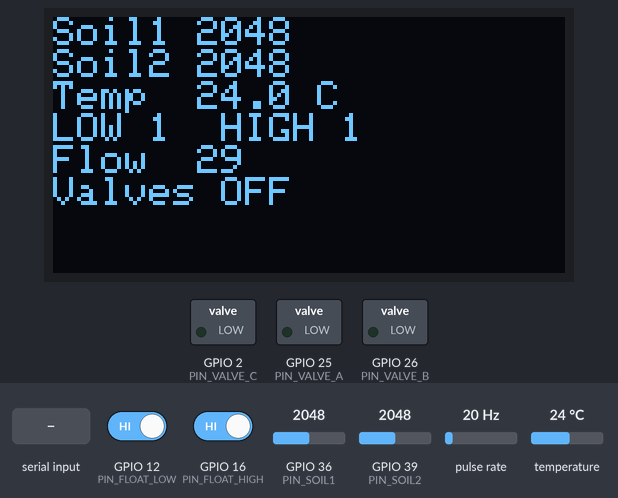
This sketch was run on a simulated ESP32. On the bench: 128×64 one-colour display, switched loads named in the sketch (green lamp = pin HIGH). Wiring (inferred from the names in the program): pulse sensor: data GPIO 14. Inputs (shaded band) come from the test bench; at power-on: pulse rate 20 Hz, temperature 24 °C, GPIO 36 (PIN_SOIL1) = 2048, GPIO 12 (PIN_FLOAT_LOW) HIGH, GPIO 16 (PIN_FLOAT_HIGH) HIGH, GPIO 39 (PIN_SOIL2) = 2048 (analog values on the 0–4095 scale). What the sketch prints to the serial monitor is not drawn.

Above: at 2.3 s.
2.4 s: "A" received over Serial
At 3.9 s:
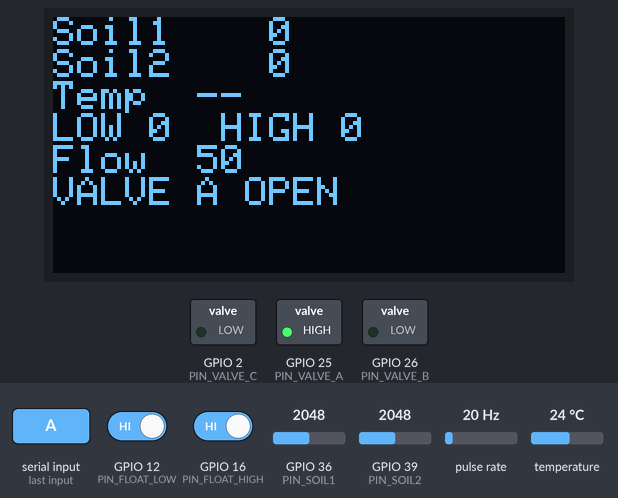
6.6 s: "B" received over Serial
At 7.4 s:
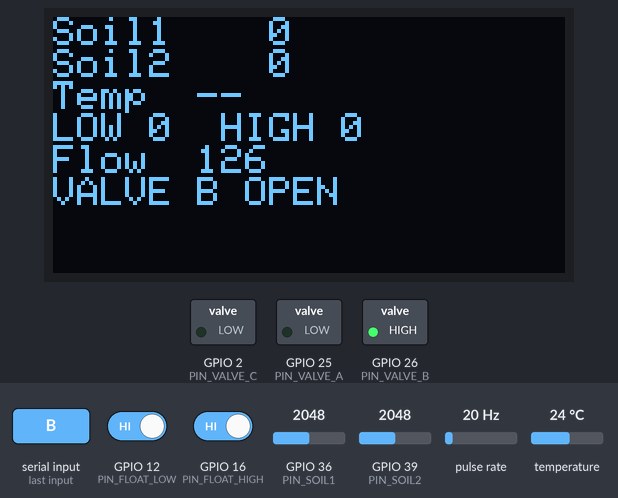
10.8 s: "C" received over Serial
At 12.8 s:
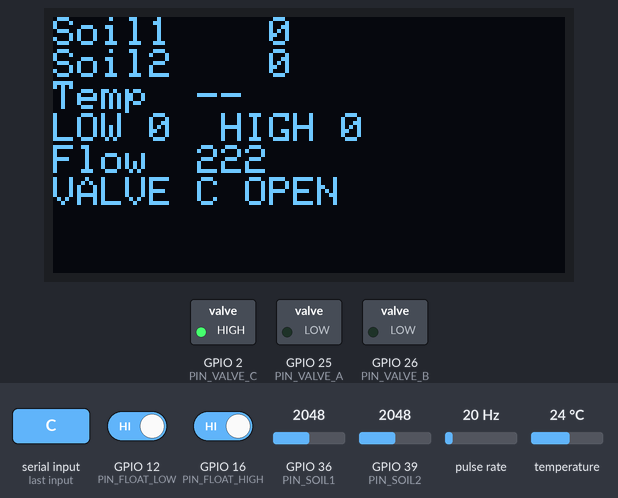
15.0 s: pulse rate (sensor on GPIO 14) set to 4 Hz
At 16.0 s:
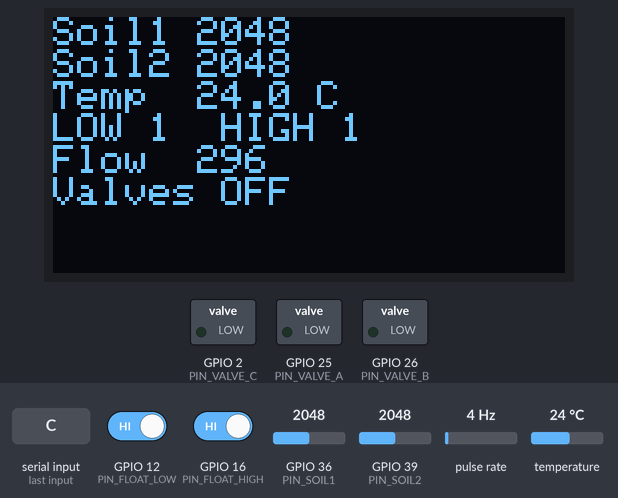
17.7 s: temperature set to 12 °C
At 18.9 s:
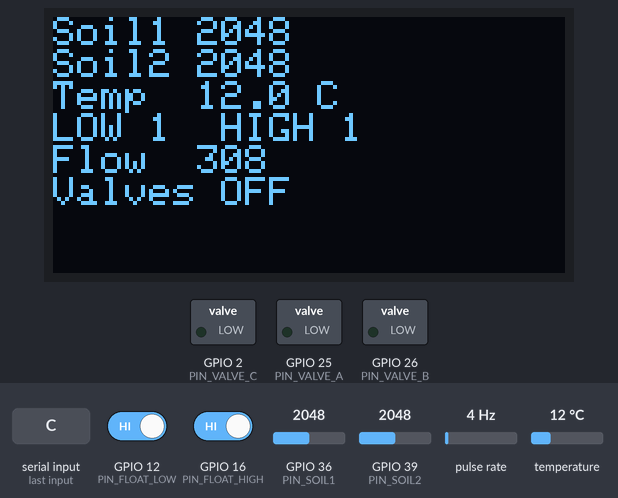
20.7 s: GPIO 36 (PIN_SOIL1) set to 2866
At 23.0 s:
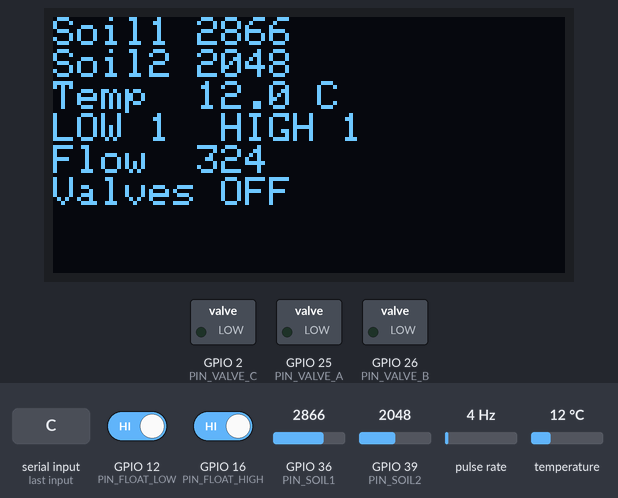
Timing chart, 0 to 24.5 s (numbered marks = the images above; inputs shaded):
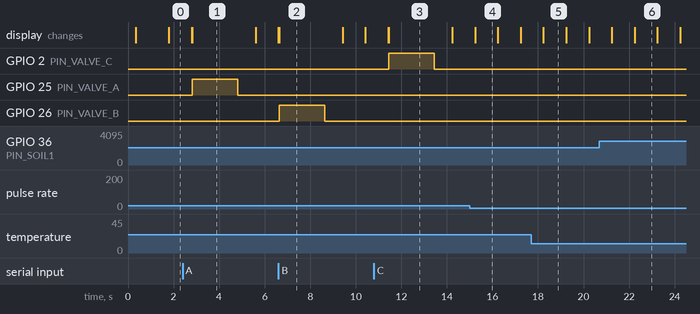

Measured:
- after the input at 2.4 s, GPIO 25 (PIN_VALVE_A): LOW → HIGH after 0.42 s, → LOW 2.0 s later; the display: first differs from a run without the input after 0.42 s (image 1)
- after the input at 6.6 s, GPIO 26 (PIN_VALVE_B): LOW → HIGH at once, → LOW 2.0 s later; the display: first differs from a run without the input at once (image 2)
- after the input at 10.8 s, GPIO 2 (PIN_VALVE_C): LOW → HIGH after 0.65 s, → LOW 2.0 s later; the display: first differs from a run without the input after 0.65 s (image 3)
- what the display in image 1 shows lasts 2.8 s, from 2.8 s to 5.6 s
- what the display in image 4 shows lasts 1.0 s, from 15.2 s to 16.2 s

The sketch:

greenhouse_hardware_test_v4.ino
```cpp
// greenhouse_hardware_test_v4.ino
// Hardware test for the Greenhouse Controller build book (pin plan = Step 9).
// Board: WEMOS LOLIN32 (26-pin ESP32 + OLED). Serial Monitor: 115200 baud.
// Type A, B or C + Enter to open that valve for 2 s (one at a time). R resets the flow count.
// v4: Valve C moved to GPIO2 (this board has no GPIO27, 32 or 33).

#include <Wire.h>
#include <Adafruit_GFX.h>
#include <Adafruit_SSD1306.h>
#include <OneWire.h>
#include <DallasTemperature.h>

// ---- Pin plan (Step 9) ----
const int PIN_SOIL1      = 36;  // SVP  - Soil 1, Alley Pots
const int PIN_SOIL2      = 39;  // SVN  - Soil 2, bed
const int PIN_TEMP       = 13;  // DS18B20 data + 4.7k to 3V3
const int PIN_FLOAT_LOW  = 12;  // float to GND (strapping pin: nothing else here)
const int PIN_FLOAT_HIGH = 16;  // float to GND
const int PIN_FLOW       = 14;  // flow sensor via 10k/18k divider
const int PIN_VALVE_A    = 25;  // MOSFETTI A
const int PIN_VALVE_B    = 26;  // MOSFETTI B
const int PIN_VALVE_C    = 2;   // MOSFETTI C (Step 15A). Blue LED may light when open.
const int OLED_SDA       = 5;
const int OLED_SCL       = 4;

const unsigned long VALVE_TEST_MS = 2000;
const unsigned long REPORT_MS     = 1000;

Adafruit_SSD1306 oled(128, 64, &Wire, -1);
OneWire oneWire(PIN_TEMP);
DallasTemperature tempSensor(&oneWire);
bool oledOk = false;

volatile uint32_t flowPulses = 0;
void IRAM_ATTR onFlowPulse() { flowPulses++; }

uint32_t readFlow() {
  noInterrupts();
  uint32_t p = flowPulses;
  interrupts();
  return p;
}

void showOled(int s1, int s2, float t, int low, int high, uint32_t flow, const char* status) {
  if (!oledOk) return;
  oled.clearDisplay();
  oled.setTextSize(1);
  oled.setTextColor(SSD1306_WHITE);
  oled.setCursor(0, 0);
  oled.printf("Soil1 %4d\nSoil2 %4d\n", s1, s2);
  if (t == DEVICE_DISCONNECTED_C) oled.println("Temp  --");
  else oled.printf("Temp  %.1f C\n", t);
  oled.printf("LOW %d  HIGH %d\nFlow  %lu\n", low, high, (unsigned long)flow);
  oled.println(status);
  oled.display();
}

void testValve(int pin, const char* name) {
  Serial.printf("Testing Valve %s\n", name);
  char status[16];
  snprintf(status, sizeof(status), "VALVE %s OPEN", name);
  showOled(0, 0, DEVICE_DISCONNECTED_C, 0, 0, readFlow(), status);
  digitalWrite(pin, HIGH);
  delay(VALVE_TEST_MS);
  digitalWrite(pin, LOW);
  Serial.println("Valve OFF");
}

void setup() {
  // Valves first: hold every MOSFETTI input LOW so nothing opens at boot.
  digitalWrite(PIN_VALVE_A, LOW);
  digitalWrite(PIN_VALVE_B, LOW);
  digitalWrite(PIN_VALVE_C, LOW);
  pinMode(PIN_VALVE_A, OUTPUT);
  pinMode(PIN_VALVE_B, OUTPUT);
  pinMode(PIN_VALVE_C, OUTPUT);

  Serial.begin(115200);
  delay(300);

  analogReadResolution(12);           // 0..4095
  analogSetAttenuation(ADC_11db);     // full 0..3.3V range

  pinMode(PIN_FLOAT_LOW, INPUT_PULLUP);
  pinMode(PIN_FLOAT_HIGH, INPUT_PULLUP);

  pinMode(PIN_FLOW, INPUT);
  attachInterrupt(digitalPinToInterrupt(PIN_FLOW), onFlowPulse, FALLING);

  tempSensor.begin();

  Wire.begin(OLED_SDA, OLED_SCL);
  oledOk = oled.begin(SSD1306_SWITCHCAPVCC, 0x3C);

  Serial.println();
  Serial.println("Greenhouse hardware test v4");
  Serial.printf("DS18B20 found: %d\n", tempSensor.getDeviceCount());
  Serial.printf("OLED: %s\n", oledOk ? "OK" : "not found");
  Serial.println("Commands: A / B / C = open that valve 2 s, R = reset flow count");
}

void loop() {
  // Commands from the Serial Monitor
  while (Serial.available()) {
    char c = toupper(Serial.read());
    if (c == 'A') testValve(PIN_VALVE_A, "A");
    else if (c == 'B') testValve(PIN_VALVE_B, "B");
    else if (c == 'C') testValve(PIN_VALVE_C, "C");
    else if (c == 'R') { noInterrupts(); flowPulses = 0; interrupts(); Serial.println("Flow count reset"); }
  }

  // One report line every second
  static unsigned long lastReport = 0;
  if (millis() - lastReport >= REPORT_MS) {
    lastReport = millis();

    int soil1 = analogRead(PIN_SOIL1);
    int soil2 = analogRead(PIN_SOIL2);

    tempSensor.requestTemperatures();
    float tempC = tempSensor.getTempCByIndex(0);

    int low  = digitalRead(PIN_FLOAT_LOW);
    int high = digitalRead(PIN_FLOAT_HIGH);
    uint32_t flow = readFlow();

    Serial.printf("Soil: %d, %d | Temp ", soil1, soil2);
    if (tempC == DEVICE_DISCONNECTED_C) Serial.print("--");
    else Serial.print(tempC, 1);
    Serial.printf(" | LOW %d HIGH %d | Flow %lu\n", low, high, (unsigned long)flow);

    showOled(soil1, soil2, tempC, low, high, flow, "Valves OFF");
  }
}
```
